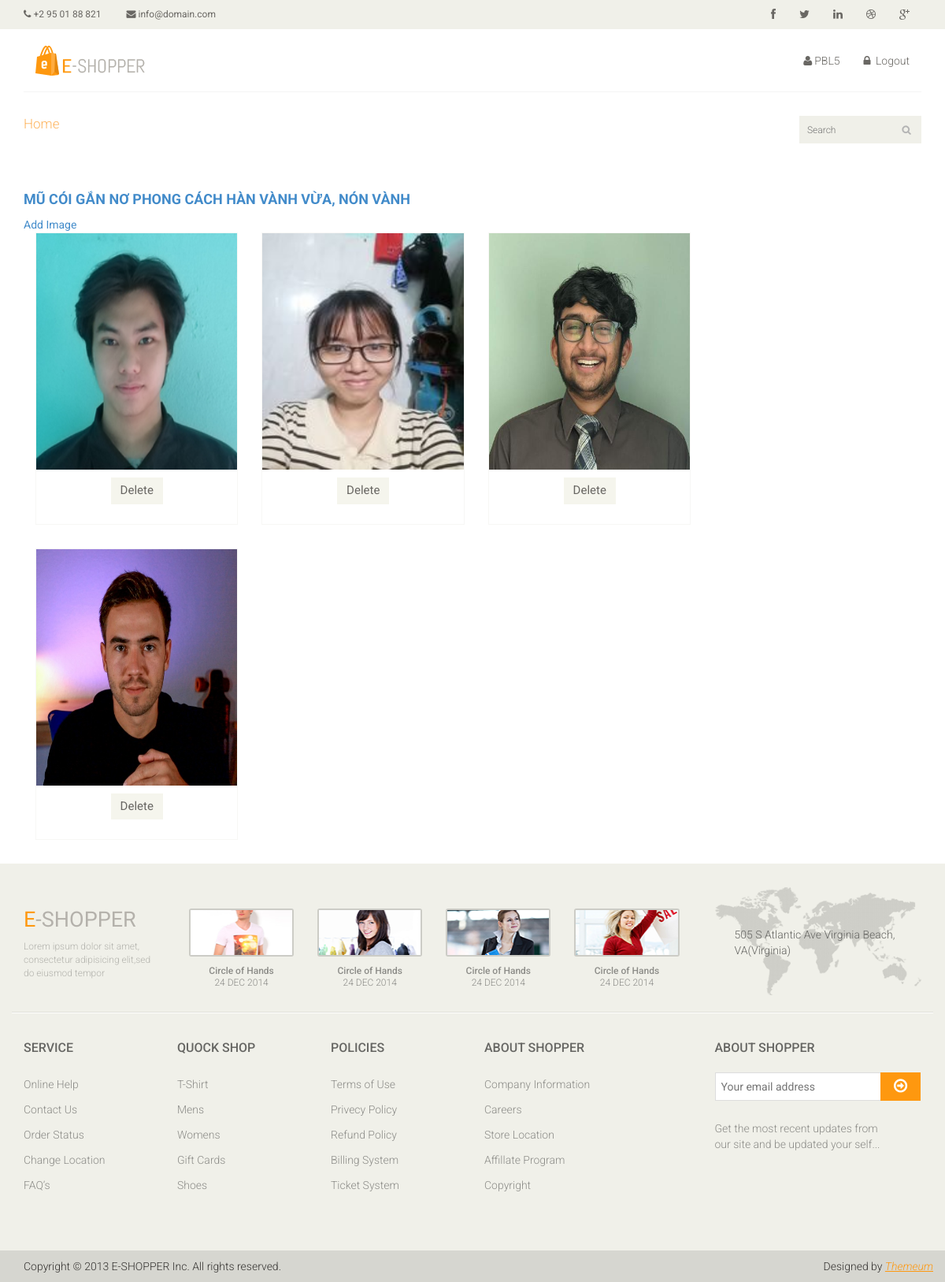
Screenshot of /products/product-images/1/ (signed in) with the database file from the repository.
### accounts/models.py (models this page shows, shortened)
class User(AbstractUser):
    name = models.CharField(max_length=200, null=True)
    email = models.EmailField(unique=True, null=True)
    bio = models.TextField(null=True)
    avatar = models.ImageField(null=True, default="avatar.svg",upload_to='user')
    REQUIRED_FIELDS = []

### products/models.py (models this page shows, shortened)
class Product(models.Model):
    img = models.ImageField(null=True,upload_to='product')
    name =models.CharField(max_length=50)
    description = models.TextField(null=True, blank=True,max_length=1000)
    price =models.FloatField()
    quantity =models.IntegerField(null=True)
    category = models.ForeignKey(Category, on_delete=models.CASCADE)
    discount =models.IntegerField(null=True, default=0)
    size = models.CharField(max_length=100, null=True)
    updated = models.DateTimeField(auto_now=True)
    created = models.DateTimeField(auto_now_add=True)
    class Meta:
        ordering = ['-updated', '-created']

class Image(models.Model):
    description = models.TextField(null=True, blank=True)
    product = models.ForeignKey(Product, on_delete=models.CASCADE)
    img = models.ImageField(null=True, default="product.svg",upload_to='product')
    updated = models.DateTimeField(auto_now=True)
    created = models.DateTimeField(auto_now_add=True)
    class Meta:
        ordering = ['-updated', '-created']

### products/views.py (the view)
# urls.py: path('product-images/<str:pk>/', views.listImage, name="product-images"),
@login_required(login_url='login')
def listImage(request, pk):
    if request.user.is_staff != 1:
        return redirect('home-product')
    product = Product.objects.get(id=pk)
    images = product.image_set.all()
    if images.count()>0:
        count=True
    else:
        count = False
    print(count)
    context = {'product': product, 'images': images,'count':count}
    return render(request, 'products/images.html', context)

### templates/products/images.html (shortened to what this page needs)
{% extends "base.html" %}
{% load static %}
{% block content %}
<section>
	<div class="container">
		<div class="row">
			<div class="col-sm-9 padding-right">
				<h2 >
				<a style="color:'#FE980F' ; font-family: 'Roboto', sans-serif;
				font-size: 18px;
				font-weight: 700;
				margin: 0 auto 30px;
				text-align: center;
				text-transform: uppercase;" href="/products/product-details/{{product.id}}">{{product.name}}</a>
				</h2>
				<a href="/products/add-product-images/{{product.id}}">Add Image</a>
				<div class="features_items">
					{%if count%}
					{% for image in images %}
					<div class="col-sm-4">
						<div class="product-image-wrapper">
							<div class="single-products">
									<div class="productinfo text-center" >
										<img style=" height: 300px; margin-bottom:10px;" src="{{image.img.url}}" />
										<a class="btn btn-default add-to-cart" href="/products/delete-image/{{image.id}}">Delete</a>
									</div>
							</div>
						</div>
					</div>
					{% endfor %}
					{% endif %}
				</div>
			</div>
		</div>
	</div>
</section>
{% endblock %}

### templates/base.html (shortened to what this page needs)
<!DOCTYPE html>
{% load static %}
<html lang="en">
<head>
    <link href="{% static 'css/bootstrap.min.css' %}" rel="stylesheet">
    <link href="{% static 'css/font-awesome.min.css' %}" rel="stylesheet">
    <link href="{% static 'css/prettyPhoto.css' %}" rel="stylesheet">
    <link href="{% static 'css/price-range.css' %}" rel="stylesheet">
    <link href="{% static 'css/animate.css' %}" rel="stylesheet">
	<link href="{% static 'css/main.css' %}" rel="stylesheet">
	<link href="{% static 'css/responsive.css' %}" rel="stylesheet">
</head>
<body>
    <header id="header">
		<div class="header_top">
			<div class="container">
				<div class="row">
					<div class="col-sm-6">
						<div class="contactinfo">
							<ul class="nav nav-pills">
								<li><a href="#"><i class="fa fa-phone"></i> +2 95 01 88 821</a></li>
								<li><a href="#"><i class="fa fa-envelope"></i> info@domain.com</a></li>
							</ul>
						</div>
					</div>
					<div class="col-sm-6">
						<div class="social-icons pull-right">
							<ul class="nav navbar-nav">
								<li><a href="#"><i class="fa fa-facebook"></i></a></li>
								<li><a href="#"><i class="fa fa-twitter"></i></a></li>
								<li><a href="#"><i class="fa fa-linkedin"></i></a></li>
								<li><a href="#"><i class="fa fa-dribbble"></i></a></li>
								<li><a href="#"><i class="fa fa-google-plus"></i></a></li>
							</ul>
						</div>
					</div>
				</div>
			</div>
		</div>
		<div class="header-middle">
			<div class="container">
				<div class="row">
					<div class="col-md-4 clearfix">
						<div class="logo pull-left">
							<a href="/products"><img src="{% static '/images/home/logo.png' %}" alt="" /></a>
						</div>
					</div>
					<div class="col-md-8 clearfix">
						<div class="shop-menu clearfix pull-right">
							<ul class="nav navbar-nav">
								{%if user.username %}
									{%if user.is_staff %}
									<li> <a href=""><i class="fa fa-user"></i>{{user.username}}</a></li>
									<li> <a href="/logout"><i class="fa fa-lock"></i> Logout</a></li>
									{%else%}
									<li><a href="/orders/cart"><i class="fa fa-shopping-cart"></i> Cart</a></li>
									<li> <a href="/profile"><i class="fa fa-user"></i>{{user.username}}</a></li>
									<li> <a href="/logout"><i class="fa fa-lock"></i> Logout</a></li>
									{%endif%}
								{%else%}
								<li><a href="../"><i class="fa fa-lock"></i> Login</a></li>
								{%endif%}
							</ul>
						</div>
					</div>
				</div>
			</div>
		</div>
		<div class="header-bottom">
			<div class="container">
				<div class="row">
					<div class="col-sm-9">
						<div class="mainmenu pull-left">
							<ul class="nav navbar-nav collapse navbar-collapse">
								<li><a href="/products" class="active">Home</a></li>
							</ul>
						</div>
					</div>
					<div class="col-sm-3">
						<div class="search_box pull-right">
							<form action='/search/' method='GET' >
								<input type="text" name='q' placeholder="Search"/>
							</form>
						</div>
					</div>
				</div>
			</div>
		</div>
	</header>
    {% block content %}
    {% endblock %}
    <footer id="footer">
		<div class="footer-top">
			<div class="container">
				<div class="row">
					<div class="col-sm-2">
						<div class="companyinfo">
							<h2><span>e</span>-shopper</h2>
							<p>Lorem ipsum dolor sit amet, consectetur adipisicing elit,sed do eiusmod tempor</p>
						</div>
					</div>
					<div class="col-sm-7">
						<div class="col-sm-3">
							<div class="video-gallery text-center">
								<a href="#">
									<div class="iframe-img">
										<img src="{% static 'images/home/iframe1.png' %}" alt="" />
									</div>
								</a>
								<p>Circle of Hands</p>
								<h2>24 DEC 2014</h2>
							</div>
						</div>
						<div class="col-sm-3">
							<div class="video-gallery text-center">
								<a href="#">
									<div class="iframe-img">
										<img src="{% static 'images/home/iframe2.png' %}" alt="" />
									</div>
								</a>
								<p>Circle of Hands</p>
								<h2>24 DEC 2014</h2>
							</div>
						</div>
						<div class="col-sm-3">
							<div class="video-gallery text-center">
								<a href="#">
									<div class="iframe-img">
										<img src="{% static 'images/home/iframe3.png' %}" alt="" />
									</div>
								</a>
								<p>Circle of Hands</p>
								<h2>24 DEC 2014</h2>
							</div>
						</div>
						<div class="col-sm-3">
							<div class="video-gallery text-center">
								<a href="#">
									<div class="iframe-img">
										<img src="{% static 'images/home/iframe4.png' %}" alt="" />
									</div>
								</a>
								<p>Circle of Hands</p>
								<h2>24 DEC 2014</h2>
							</div>
						</div>
					</div>
					<div class="col-sm-3">
						<div class="address">
							<img src="{% static 'images/home/map.png' %}" alt="" />
							<p>505 S Atlantic Ave Virginia Beach, VA(Virginia)</p>
						</div>
					</div>
				</div>
			</div>
		</div>
		<div class="footer-widget">
			<div class="container">
				<div class="row">
					<div class="col-sm-2">
						<div class="single-widget">
							<h2>Service</h2>
							<ul class="nav nav-pills nav-stacked">
								<li><a href="#">Online Help</a></li>
								<li><a href="#">Contact Us</a></li>
								<li><a href="#">Order Status</a></li>
								<li><a href="#">Change Location</a></li>
								<li><a href="#">FAQ’s</a></li>
							</ul>
						</div>
					</div>
					<div class="col-sm-2">
						<div class="single-widget">
							<h2>Quock Shop</h2>
							<ul class="nav nav-pills nav-stacked">
								<li><a href="#">T-Shirt</a></li>
								<li><a href="#">Mens</a></li>
								<li><a href="#">Womens</a></li>
								<li><a href="#">Gift Cards</a></li>
								<li><a href="#">Shoes</a></li>
							</ul>
						</div>
					</div>
					<div class="col-sm-2">
						<div class="single-widget">
							<h2>Policies</h2>
							<ul class="nav nav-pills nav-stacked">
								<li><a href="#">Terms of Use</a></li>
								<li><a href="#">Privecy Policy</a></li>
								<li><a href="#">Refund Policy</a></li>
								<li><a href="#">Billing System</a></li>
								<li><a href="#">Ticket System</a></li>
							</ul>
						</div>
					</div>
					<div class="col-sm-2">
						<div class="single-widget">
							<h2>About Shopper</h2>
							<ul class="nav nav-pills nav-stacked">
								<li><a href="#">Company Information</a></li>
								<li><a href="#">Careers</a></li>
								<li><a href="#">Store Location</a></li>
								<li><a href="#">Affillate Program</a></li>
								<li><a href="#">Copyright</a></li>
							</ul>
						</div>
					</div>
					<div class="col-sm-3 col-sm-offset-1">
						<div class="single-widget">
							<h2>About Shopper</h2>
							<form action="#" class="searchform">
								<input type="text" placeholder="Your email address" />
								<button type="submit" class="btn btn-default"><i class="fa fa-arrow-circle-o-right"></i></button>
								<p>Get the most recent updates from <br />our site and be updated your self...</p>
							</form>
						</div>
					</div>
				</div>
			</div>
		</div>
		<div class="footer-bottom">
			<div class="container">
				<div class="row">
					<p class="pull-left">Copyright © 2013 E-SHOPPER Inc. All rights reserved.</p>
					<p class="pull-right">Designed by <span><a target="_blank" href="http://www.themeum.com">Themeum</a></span></p>
				</div>
			</div>
		</div>
	</footer>
</body>
</html>

### rows the page displays
User: username "PBL5"
Product: name "MŨ CÓI GẮN NƠ PHONG CÁCH HÀN VÀNH VỪA, NÓN VÀNH"
Image: img (picture)
Image: img (picture)
Image: img (picture)
Image: img (picture)
